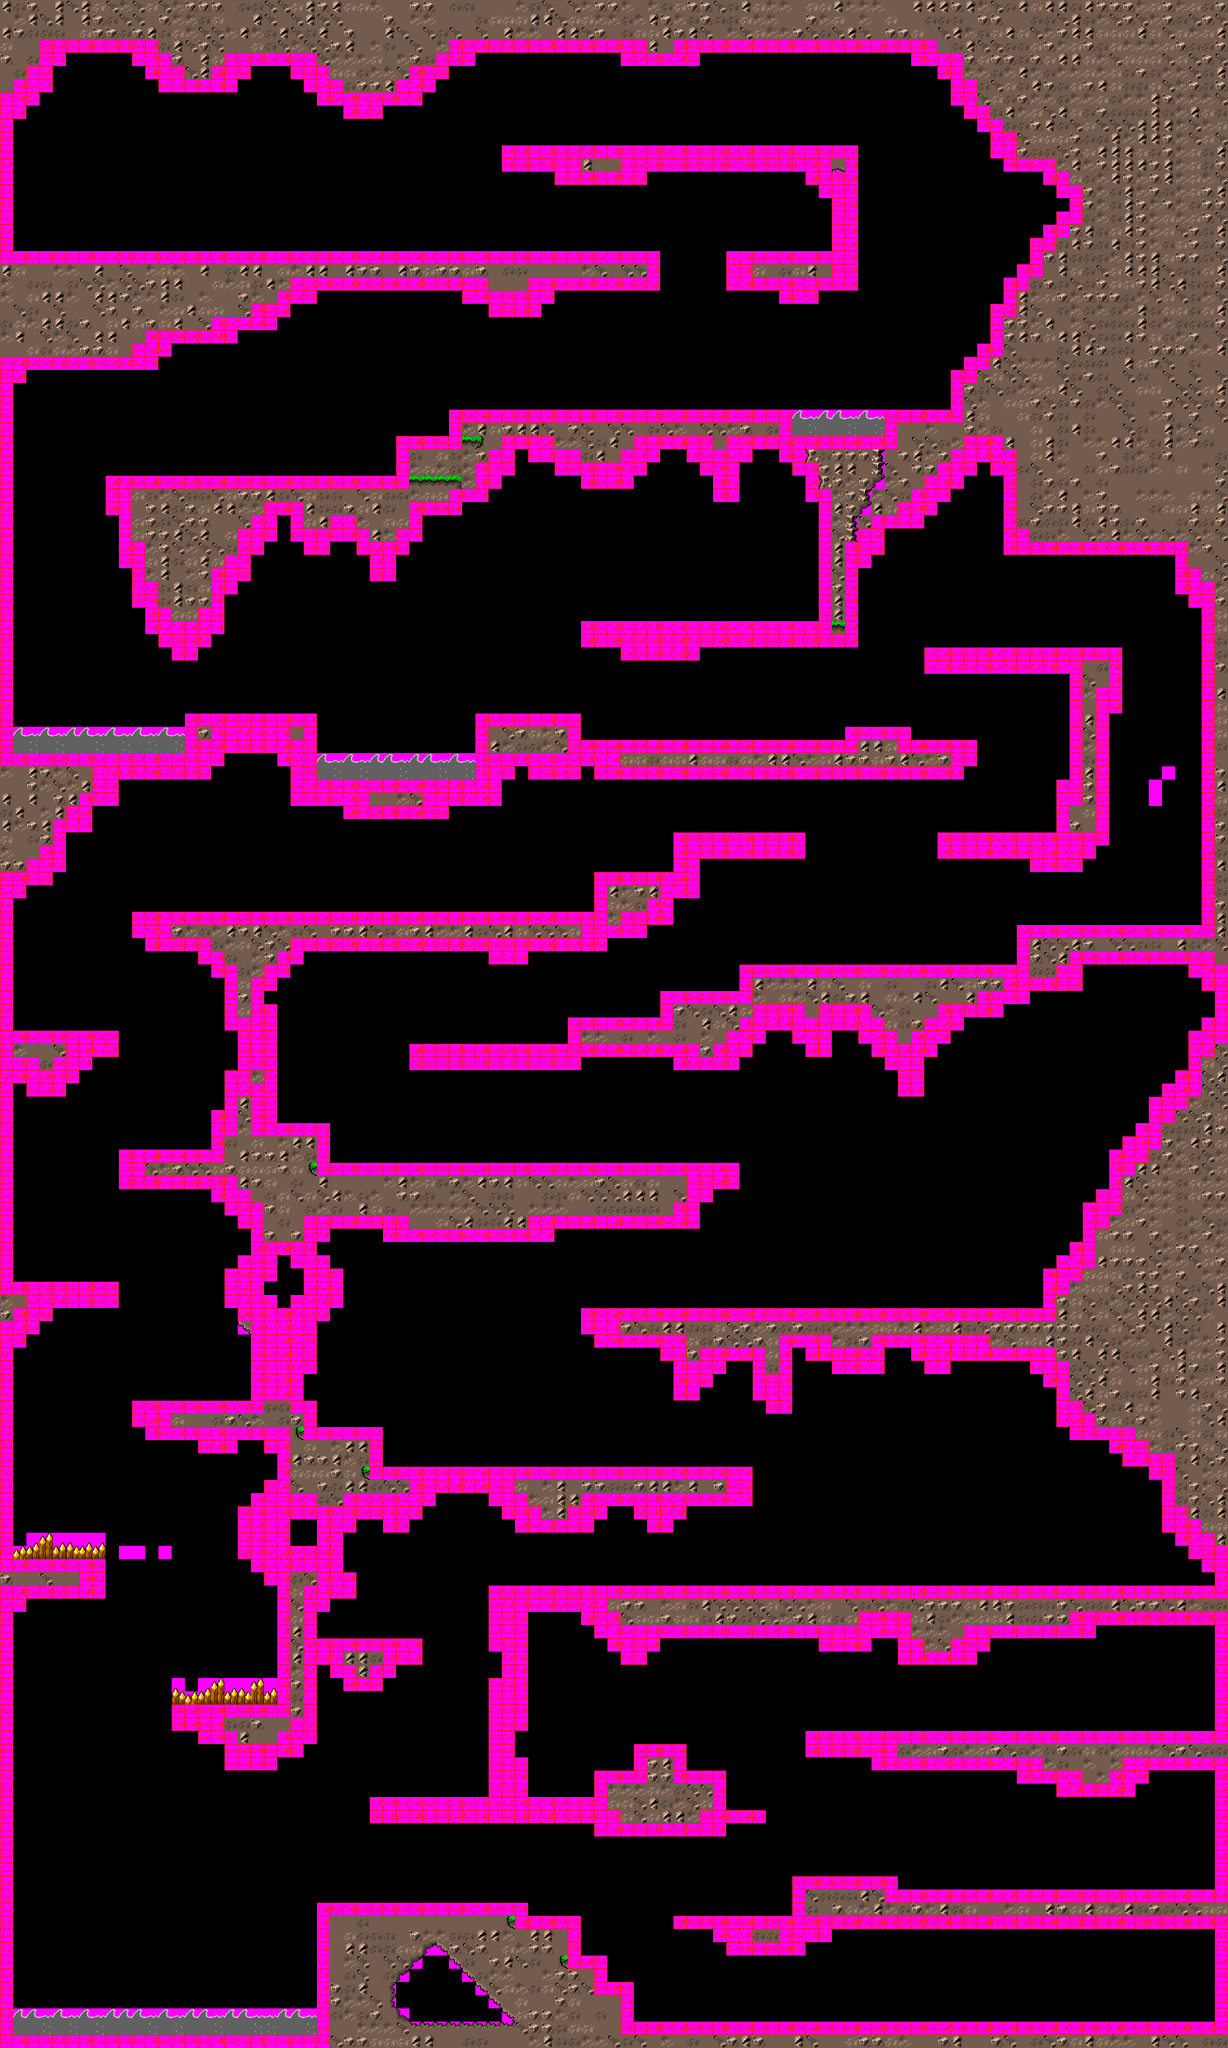

Tiled map render using the project's own tile images. Description and the map definition, with tile-layer contents summarised, below:
An orthogonal 93x155 tile map with 16x16 px tiles, 4 tile layers (BackgroundLayer, MiddleLayer, ForegroundLayer, Collision) and 56 objects (15x RotatableObject, 11x HotButton, 8x Enemy, 6x ColorBucket, 4x MoveableObject, ...).

<map version="1.0" orientation="orthogonal" width="93" height="155" tilewidth="16" tileheight="16">
 <tileset firstgid="1" name="level" tilewidth="16" tileheight="16">
  <image source="tilesets/area02_level_tiles.png" trans="ff00ff" width="256" height="192" />
 </tileset>
 <layer name="BackgroundLayer" width="93" height="155">
  <data>[14415 cells, 14415 non-empty, 1 distinct tile ids]</data>
 </layer>
 <layer name="MiddleLayer" width="93" height="155">
  <data>[14415 cells, 109 non-empty, 11 distinct tile ids]</data>
 </layer>
 <layer name="ForegroundLayer" width="93" height="155">
  <data>[14415 cells, 5454 non-empty, 42 distinct tile ids]</data>
 </layer>
 <layer name="Collision" width="93" height="155">
  <properties>
   <property name="invisible" value="true" />
  </properties>
  <data>[14415 cells, 2737 non-empty, 1 distinct tile ids]</data>
 </layer>
 <objectgroup name="Objects" width="93" height="155">
  <object name="PlayerStart" type="PlayerStart" x="128" y="240" width="64" height="64">
   <properties>
    <property name="Template" value="StartSpawn" />
   </properties>
  </object>
  <object name="Platform1" type="MoveableObject" x="224" y="2000" width="96" height="16" />
  <object name="Platform2" type="MoveableObject" x="32" y="1808" width="96" height="16" />
  <object name="Platform4" type="MoveableObject" x="288" y="2320" width="96" height="16" />
  <object name="Platform3" type="MoveableObject" x="32" y="2224" width="96" height="16" />
  <object name="HotButton1" type="HotButton" x="944" y="272" width="32" height="32">
   <properties>
    <property name="OverlayedAnimatedSprite.baseSpritesheet" value="./data/assets/spritesheets/singleImages/button_push.png" />
    <property name="OverlayedAnimatedSprite.color" value="1;1;1" />
    <property name="OverlayedAnimatedSprite.cycleLength" value="1;1" />
    <property name="OverlayedAnimatedSprite.filter" value="1;1;1" />
    <property name="OverlayedAnimatedSprite.overlayColor1" value="1;0;0" />
    <property name="OverlayedAnimatedSprite.overlaySpritesheet1" value="./data/assets/spritesheets/singleImages/button_push_paint.png" />
    <property name="OverlayedAnimatedSprite.scale" value="1" />
    <property name="Switch.targetEntity" value="Door1" />
    <property name="Switch.type" value="Hit" />
    <property name="Template" value="Switch;OverlayedAnimatedSprite" />
    <property name="color" value="0xFF0000" />
   </properties>
  </object>
  <object name="Door1" type="RotatableObject" x="1024" y="64" width="16" height="112">
   <properties>
    <property name="Door.isTrapDoor" value="false" />
    <property name="Entity.orientation" value="-1" />
    <property name="RotateBySwitch.activateRotation" value="" />
    <property name="RotateBySwitch.angularVelocity" value="0.005" />
    <property name="RotateBySwitch.deactivateRotation" value="" />
    <property name="StaticSprite.color" value="1;0;0" />
    <property name="StaticSprite.filter" value="1;1;1" />
    <property name="StaticSprite.flipped" value="false" />
    <property name="StaticSprite.image" value="./data/image.png" />
    <property name="StaticSprite.pivotX" value="1" />
    <property name="StaticSprite.pivotY" value="0" />
    <property name="StaticSprite.scale" value="1" />
    <property name="Template" value="Door;RotateBySwitch;StaticSprite" />
   </properties>
  </object>
  <object name="TrapDoor1" type="RotatableObject" x="800" y="304" width="80" height="16">
   <properties>
    <property name="Door.isTrapDoor" value="true" />
    <property name="Entity.orientation" value="1" />
    <property name="StaticSprite.color" value="0;1;0" />
    <property name="StaticSprite.filter" value="1;1;1" />
    <property name="StaticSprite.flipped" value="false" />
    <property name="StaticSprite.image" value="./data/image.png" />
    <property name="StaticSprite.pivotX" value="0" />
    <property name="StaticSprite.pivotY" value="1" />
    <property name="StaticSprite.scale" value="1" />
    <property name="Template" value="Door;StaticSprite" />
   </properties>
  </object>
  <object name="ColorBucket1" type="ColorBucket" x="384" y="352" width="32" height="224">
   <properties>
    <property name="OverlayedAnimatedSprite.baseSpritesheet" value="./data/assets/spritesheets/bucket_ceiling_sheet.png" />
    <property name="OverlayedAnimatedSprite.color" value="1;1;1" />
    <property name="OverlayedAnimatedSprite.cycle" value="" />
    <property name="OverlayedAnimatedSprite.cycleLength" value="5;5" />
    <property name="OverlayedAnimatedSprite.filter" value="1;1;1" />
    <property name="OverlayedAnimatedSprite.flipped" value="false" />
    <property name="OverlayedAnimatedSprite.overlayColor1" value="1;0;0" />
    <property name="OverlayedAnimatedSprite.overlaySpritesheet1" value="./data/assets/spritesheets/bucket_ceiling_paint_sheet.png" />
    <property name="OverlayedAnimatedSprite.pivotX" value="0" />
    <property name="OverlayedAnimatedSprite.pivotY" value="0" />
    <property name="OverlayedAnimatedSprite.scale" value="1" />
    <property name="OverlayedAnimatedSprite.tileHeight" value="224" />
    <property name="OverlayedAnimatedSprite.tileWidth" value="32" />
    <property name="Template" value="OverlayedAnimatedSprite" />
    <property name="color" value="0xFF0000" />
   </properties>
  </object>
  <object name="Tomato1/Apple1" type="Enemy" x="144" y="512" width="64" height="64" />
  <object name="PaintPuddle1" type="HazardousLiquid" x="960" y="496" width="112" height="16">
   <properties>
    <property name="Template" value="EnemyDamageDealer" />
   </properties>
  </object>
  <object name="Bridge1" type="RotatableObject" x="384" y="688" width="16" height="176" />
  <object name="Rainbow1" type="Rainbow" x="768" y="800" width="64" height="96">
   <properties>
    <property name="AnimatedSprite.cycleLength" value="10" />
    <property name="AnimatedSprite.filter" value="1;1;1" />
    <property name="AnimatedSprite.flipped" value="false" />
    <property name="AnimatedSprite.layer" value="" />
    <property name="AnimatedSprite.pivotX" value="0" />
    <property name="AnimatedSprite.pivotY" value="0" />
    <property name="AnimatedSprite.scale" value="1" />
    <property name="AnimatedSprite.spritesheet" value="./data/assets/spritesheets/rainbow.png" />
    <property name="AnimatedSprite.tileHeight" value="96" />
    <property name="AnimatedSprite.tileWidth" value="64" />
    <property name="Rainbow.checkpointNumber" value="1" />
    <property name="Template" value="Rainbow;StartSpawn;AnimatedSprite" />
   </properties>
  </object>
  <object name="PaintPuddle2" type="HazardousLiquid" x="16" y="880" width="208" height="16" />
  <object name="PaintPuddle3" type="HazardousLiquid" x="384" y="912" width="192" height="16" />
  <object name="Door3" type="RotatableObject" x="1184" y="816" width="16" height="112" />
  <object name="Door5" type="RotatableObject" x="1344" y="672" width="16" height="112" />
  <object name="Door4" type="RotatableObject" x="1120" y="672" width="112" height="16" />
  <object name="Grape1" type="Enemy" x="608" y="768" width="96" height="96">
   <properties>
    <property name="StaticSprite.color" value="1;1;1" />
    <property name="StaticSprite.image" value="./data/assets/spritesheets/singleImages/obstacle_grapes_plain.png" />
   </properties>
  </object>
  <object name="Tomato2/Apple2" type="Enemy" x="944" y="832" width="64" height="64" />
  <object name="TrapDoor2.1" type="RotatableObject" x="976" y="1008" width="80" height="16" />
  <object name="TrapDoor2.2" type="RotatableObject" x="1056" y="1008" width="80" height="16" />
  <object name="YellowPepper1" type="Enemy" x="960" y="1104" width="64" height="64" />
  <object name="YellowPepper2" type="Enemy" x="704" y="1344" width="64" height="64" />
  </objectgroup>
</map>
<!-- 32 of 56 objects omitted -->